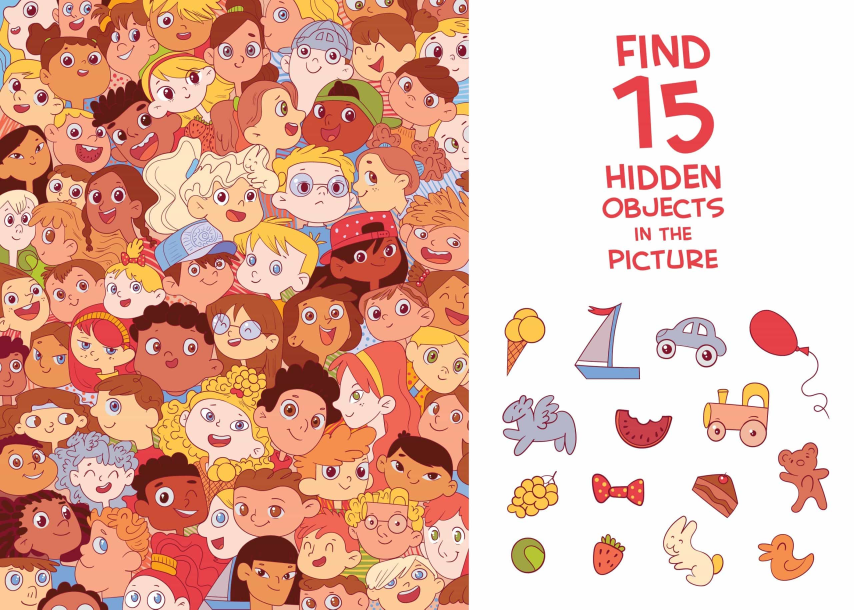
#> input picture Midterm-ImageSet/Finding/1.jpg, 2560 x 1829 px (shown at 1/3 size)
$ jupyter execute Untitled1.ipynb
#> lines starting #> are read from the running program, lines starting #| are printed output that depends on the picture
[cell 1]
import cv2
import matplotlib.pyplot as plt
import os

# Đọc ảnh
image_path = "Finding/1.jpg"
img = cv2.imread(image_path)
#> img is the input picture: shape (1829, 2560, 3); mean B, G, R 165.3, 181.6, 227.1

# Lấy kích thước ảnh
height, width, _ = img.shape
#> height = 1829; width = 2560

# Tọa độ cắt (ở vị trí x = 1400 pixels)
split_x = 1408

# Cắt ảnh thành 2 phần tại x = 1400
left_part = img[:, :split_x]  # Phần bên trái của ảnh
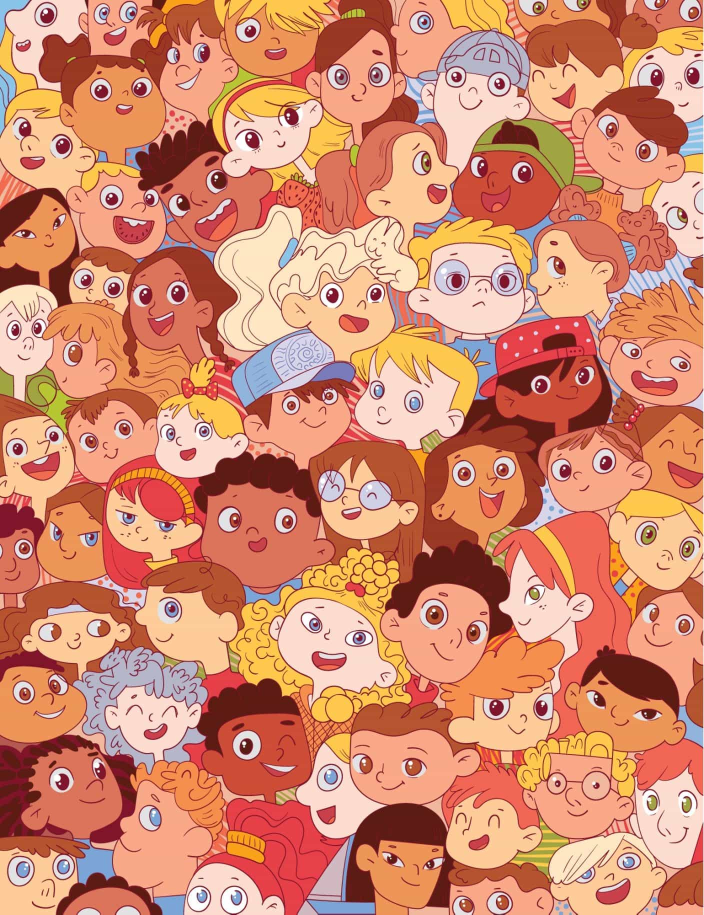
#> left_part: shape (1829, 1408, 3) (shown at 1/2 size); mean B, G, R 110.9, 138.9, 211
right_part = img[:, split_x:]  # Phần bên phải của ảnh
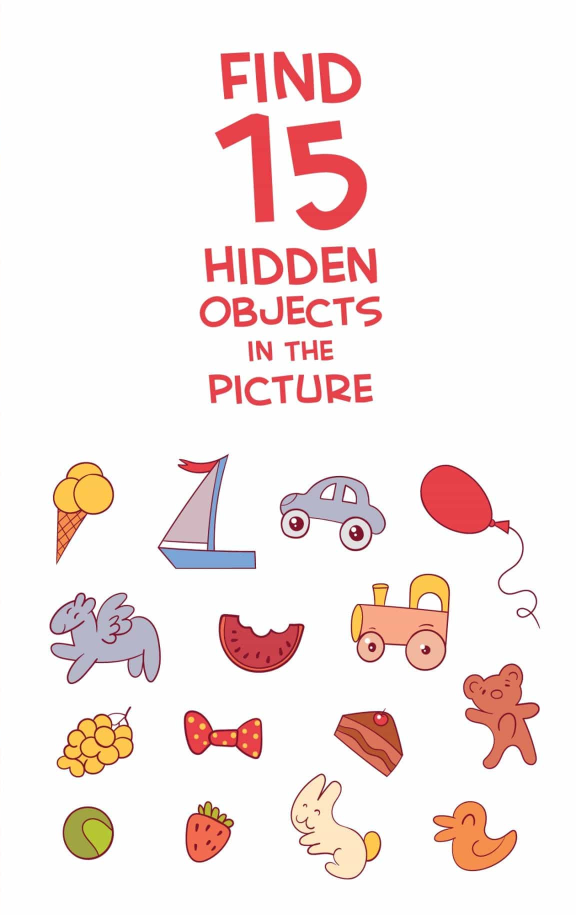
#> right_part: shape (1829, 1152, 3) (shown at 1/2 size); mean B, G, R 231.7, 233.7, 246.8

# Lưu các ảnh đã cắt
output_dir = "Split"
os.makedirs(output_dir, exist_ok=True)

# Đường dẫn lưu ảnh
left_part_path = os.path.join(output_dir, "left_part.jpg")
right_part_path = os.path.join(output_dir, "right_part.jpg")

cv2.imwrite(left_part_path, left_part)
cv2.imwrite(right_part_path, right_part)

# Hiển thị ảnh đã cắt
plt.figure(figsize=(10, 10))

# Hiển thị phần bên trái
plt.subplot(1, 2, 1)
plt.imshow(cv2.cvtColor(left_part, cv2.COLOR_BGR2RGB))
plt.title("Left Part")
plt.axis('off')

# Hiển thị phần bên phải
plt.subplot(1, 2, 2)
plt.imshow(cv2.cvtColor(right_part, cv2.COLOR_BGR2RGB))
plt.title("Right Part")
plt.axis('off')

plt.show()
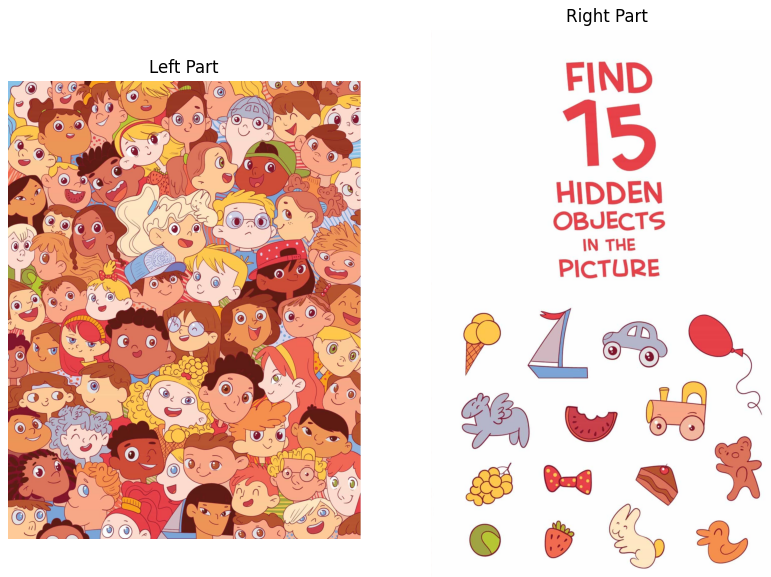
#> figure drawn by matplotlib, 2 panels

print(f"Ảnh đã tách và lưu tại: {left_part_path} và {right_part_path}")

$ run again, with Midterm-ImageSet/Finding/2.jpg copied over Midterm-ImageSet/Finding/1.jpg
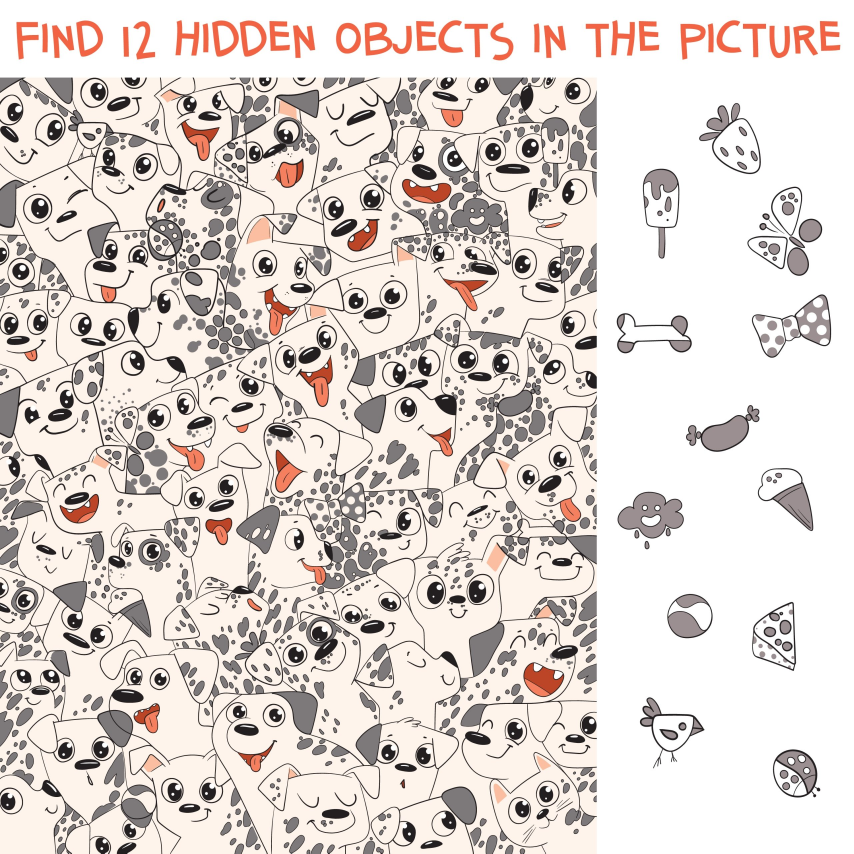
#> input picture Midterm-ImageSet/Finding/2.jpg, 2560 x 2560 px (shown at 1/3 size)
#> img is the input picture: shape (2560, 2560, 3); mean B, G, R 209, 213.8, 222.4
#> `right_part = img[:, split_x:]`:
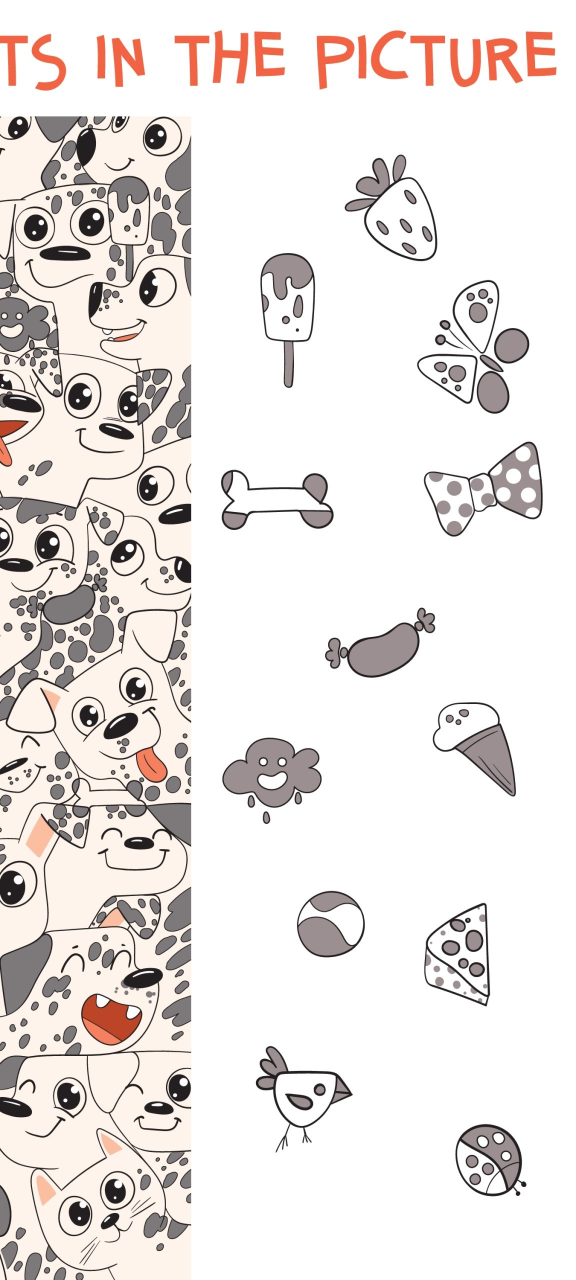
#> right_part: shape (2560, 1152, 3) (shown at 1/2 size); mean B, G, R 226.1, 228.5, 233.6
#> `plt.show()`:
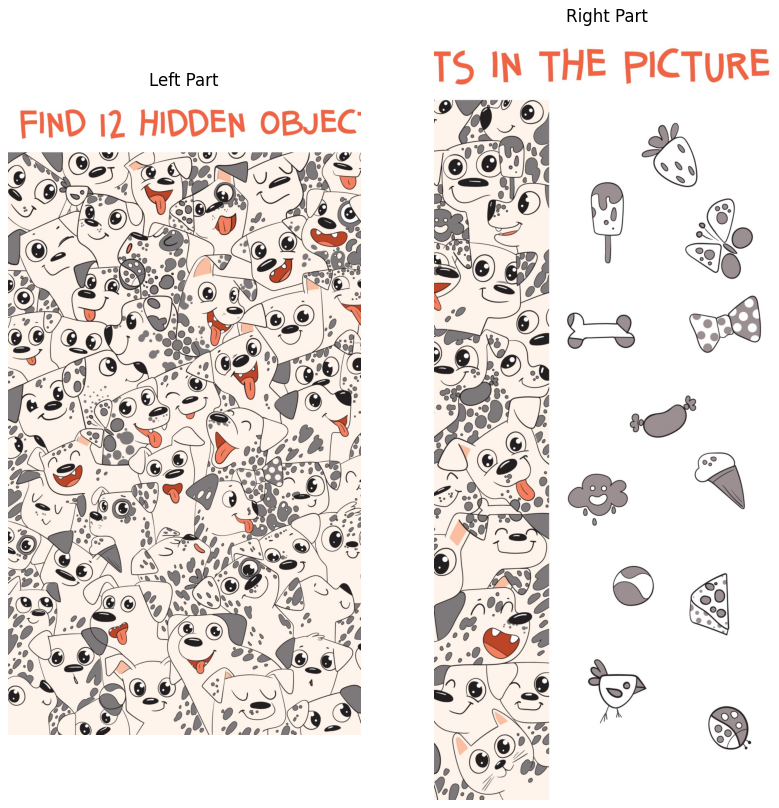
#> figure drawn by matplotlib, 2 panels
